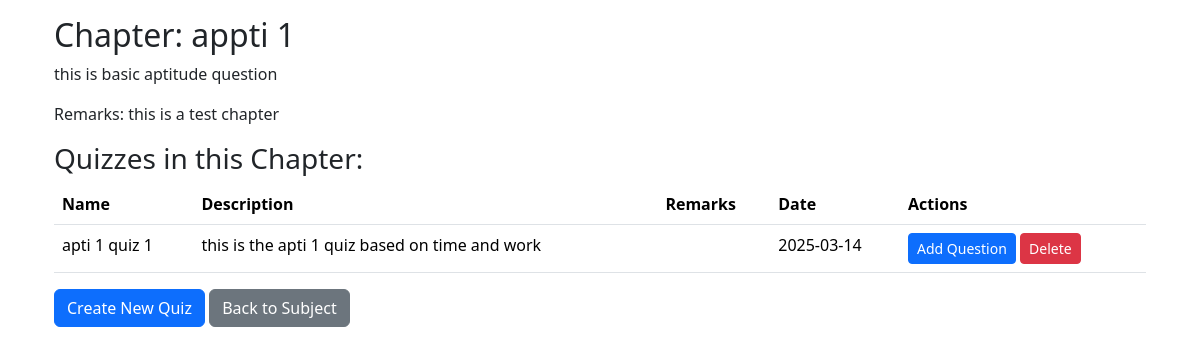
Screenshot of /admin/chapter/7 (signed in) with the database file from the repository.
### models/models.py (models this page shows)
class Chapter(db.Model):
    __tablename__ = "chapters"
    id = db.Column(db.Integer, primary_key=True, autoincrement=True)
    subject_id = db.Column(db.Integer, db.ForeignKey('subjects.id'), nullable=False)
    name = db.Column(db.String(50), nullable=False)
    description = db.Column(db.Text)
    remarks = db.Column(db.Text)
    subject = db.relationship('Subject', back_populates='chapters')
    quizzes = db.relationship('Quiz', back_populates='chapter',cascade="all, delete-orphan")

class Quiz(db.Model):
    __tablename__ = "quizzes"
    id = db.Column(db.Integer, primary_key=True, autoincrement=True)
    chapter_id = db.Column(db.Integer, db.ForeignKey('chapters.id'), nullable=False)
    name = db.Column(db.String(50), nullable=False)
    description = db.Column(db.Text)
    remarks = db.Column(db.Text)
    date_of_quiz = db.Column(db.Date)
    chapter = db.relationship('Chapter', back_populates='quizzes')
    questions = db.relationship('Question', back_populates='quiz',cascade="all, delete-orphan")
    scores = db.relationship('Score', back_populates='quiz',cascade="all, delete-orphan")

### controllers/controllers.py (the view)
@controllers.route('/admin/chapter/<int:id>')
def chapter_show(id):
    if not check_role('admin'):
        flash('You are not allowed here')
        return redirect(url_for('controllers.login'))
    chapter = Chapter.query.get_or_404(id)
    quizzes = Quiz.query.filter_by(chapter_id=chapter.id).all()  # Fetch quizzes for this chapter
    return render_template('chapter_show.html', chapter=chapter, quizzes=quizzes)

### controllers/controllers.py (called while the page is built)
def check_role(role):
    if 'user_id' in session and session['role']==role:
        return True
    return False

### templates/chapter_show.html
{% extends 'layout.html' %}
{% block body %}
<div class="container">
    <h2>Chapter: {{ chapter.name }}</h2>
    <p>{{ chapter.description }}</p>
    <p>Remarks: {{ chapter.remarks }}</p>
    <h3>Quizzes in this Chapter:</h3>
    {% if quizzes %}
        <table class="table">
            <thead>
                <tr>
                    <th>Name</th>
                    <th>Description</th>
                    <th>Remarks</th>
                    <th>Date</th>
                    <th>Actions</th>
                </tr>
            </thead>
            <tbody>
                {% for quiz in quizzes %}
                <tr>
                    <td>{{ quiz.name }}</td>
                    <td>{{ quiz.description }}</td>
                    <td>{{ quiz.remarks }}</td>
                    <td>{{ quiz.date_of_quiz }}</td>
                    <td>
                        <a href="{{ url_for('controllers.question_create', quiz_id=quiz.id) }}" class="btn btn-sm btn-primary">Add Question</a>
                        <form method="POST" action="{{ url_for('controllers.quiz_delete', id=quiz.id) }}" style="display: inline;">
                            <button type="submit" class="btn btn-sm btn-danger">Delete</button>
                        </form>
                    </td>
                </tr>
                {% endfor %}
            </tbody>
        </table>
    {% else %}
        <p>No quizzes found for this chapter.</p>
    {% endif %}
    <a href="{{ url_for('controllers.quiz_create', chapter_id=chapter.id) }}" class="btn btn-primary">Create New Quiz</a>
    <a href="{{ url_for('controllers.subject_show', id=chapter.subject_id) }}" class="btn btn-secondary">Back to Subject</a>
</div>
{% endblock %}

### rows the page displays
Chapter: name "appti 1", description "this is basic aptitude question", remarks "this is a test chapter"
Quiz: name "apti 1 quiz 1", description "this is the apti 1 quiz based on time and work", date_of_quiz "2025-03-14"
